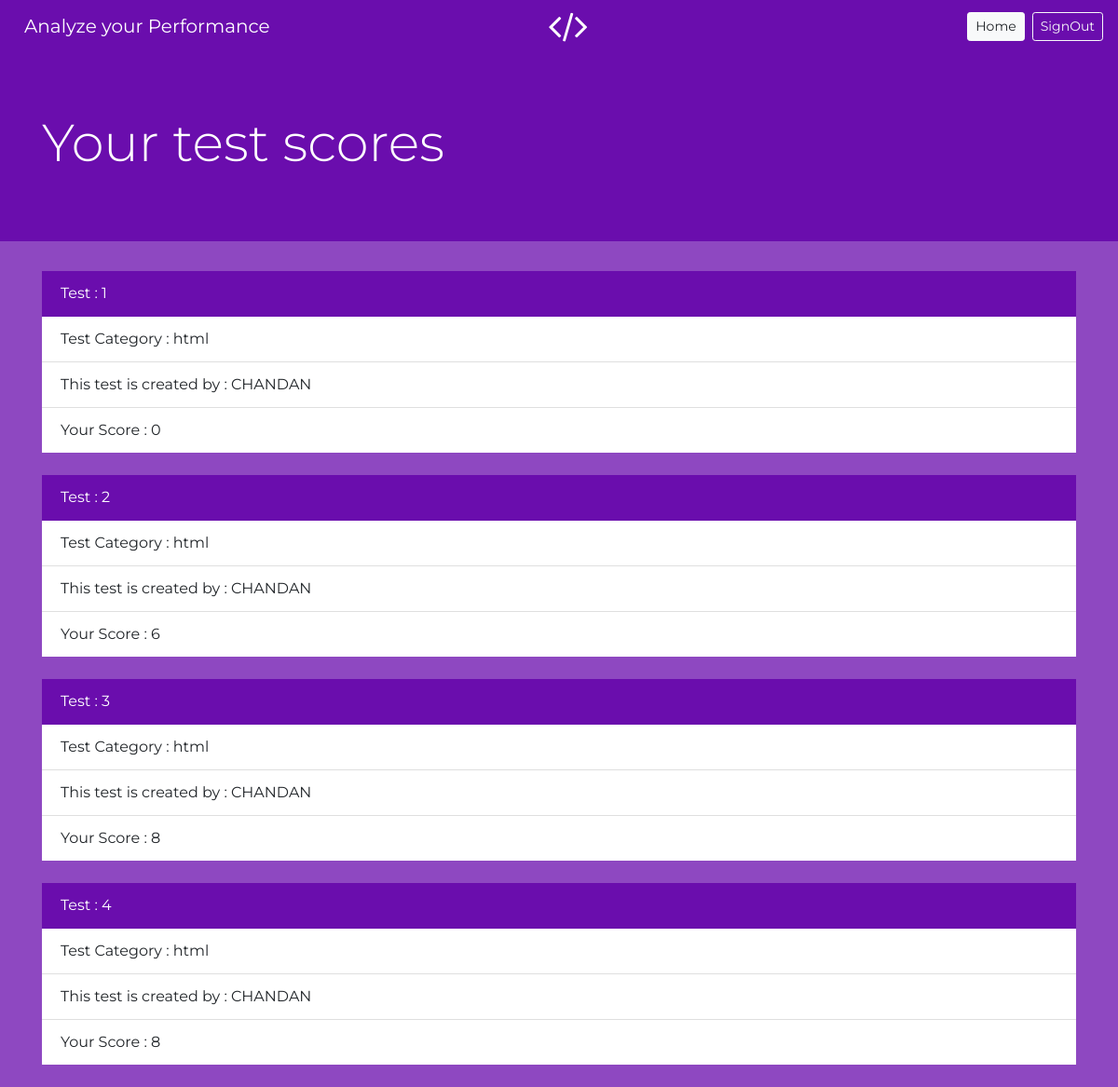
/first_App/myscores/chandan0/, run on the app's committed database.
### first_App/models.py (models this page shows, shortened)
class Test(models.Model):
    category = models.CharField(max_length = 264,default = 'category')
    teacher_name = models.CharField(max_length = 264,default = 'teacher_name')
    questiona = models.CharField(max_length = 264,default = 'question')
    optiona1 = models.CharField(max_length = 264,default = 'opt1')
    optiona2 = models.CharField(max_length = 264,default = 'opt2')
    optiona3 = models.CharField(max_length = 264,default = 'opt3')
    optiona4 = models.CharField(max_length = 264,default = 'opt4')
    option_a_correct = models.CharField(max_length = 264,default = 'opt_correct')
    questionb = models.CharField(max_length = 264,default = 'question')
    optionb1 = models.CharField(max_length = 264,default = 'opt1')
    optionb2 = models.CharField(max_length = 264,default = 'opt2')
    optionb3 = models.CharField(max_length = 264,default = 'opt3')
    optionb4 = models.CharField(max_length = 264,default = 'opt4')
    option_b_correct = models.CharField(max_length = 264,default = 'opt_correct')
    questionc = models.CharField(max_length = 264,default = 'question')
    optionc1 = models.CharField(max_length = 264,default = 'opt1')
    optionc2 = models.CharField(max_length = 264,default = 'opt2')
    optionc3 = models.CharField(max_length = 264,default = 'opt3')
    optionc4 = models.CharField(max_length = 264,default = 'opt4')
    option_c_correct = models.CharField(max_length = 264,default = 'opt_correct')
    questiond = models.CharField(max_length = 264,default = 'question')
    optiond1 = models.CharField(max_length = 264,default = 'opt1')
    optiond2 = models.CharField(max_length = 264,default = 'opt2')
    optiond3 = models.CharField(max_length = 264,default = 'opt3')
    optiond4 = models.CharField(max_length = 264,default = 'opt4')
    option_d_correct = models.CharField(max_length = 264,default = 'opt_correct')
    questione = models.CharField(max_length = 264,default = 'question')
    optione1 = models.CharField(max_length = 264,default = 'opt1')
    optione2 = models.CharField(max_length = 264,default = 'opt2')
    optione3 = models.CharField(max_length = 264,default = 'opt3')
    optione4 = models.CharField(max_length = 264,default = 'opt4')
    option_e_correct = models.CharField(max_length = 264,default = 'opt_correct')
    appeared_by = models.TextField(blank = True)
    scores = models.TextField(blank = True)

### first_App/views.py (the view)
# urls.py: path('myscores/<str:username>/', views.myscores, name = 'myscores'),
def myscores(request,username):
    context = {}
    result = Scores.objects.filter(username = username)
    for r in result:
        print(r.test_pk)
        print(r.username)
        print(r.score)
    data = [{'category': Test.objects.get(pk = r.test_pk).category,
           'teacher_name' : Test.objects.get(pk = r.test_pk).teacher_name,
           'score' : r.score} for r in result]
    context.update({'data' : data})
    return render(request,'first_App/myscores.html',context)

### templates/first_App/myscores.html (shortened to what this page needs)
<!DOCTYPE html>
<html lang="en" dir="ltr">
<head>
    <link rel="stylesheet" href="https://cdnjs.cloudflare.com/ajax/libs/font-awesome/4.7.0/css/font-awesome.min.css">
    <link rel="stylesheet" href="https://stackpath.bootstrapcdn.com/bootstrap/4.5.2/css/bootstrap.min.css">
</head>
<body>
      <nav class="navbar navbar-expand-lg navbar-dark sticky-top " style="background-color: rgb(106, 13, 173, 1);">
      <a href="#" class="fa fa-code"></a>
      <a class="navbar-brand" href="#">Analyze your Performance</a>
  <div class="collapse navbar-collapse" id="navbarSupportedContent">
    <ul class="navbar-nav ml-auto">
      <a href="{% url 'stud_home' %}" class="btn btn-light ml-2 btn-sm " type="submit">Home</a>
      <a href="{% url 'logout' %}" class="btn btn-outline-light ml-2 btn-sm" type="submit">SignOut</a>
    </ul>
        </div>
        </nav>
    <div class="sticky-top">
    <div class="jumbotron jumbotron-fluid">
    <div class="container">
      <h1 class="display-4">Your test scores</h1>
      </div>
        </div>
        </div>
        <div class="container">
          {% for d in data %}
          <ul class="list-group list-group-flush">
            <li class="list-group-item active">Test : {{ forloop.counter }}</li>
            <li class="list-group-item ">
              Test Category : {{ d.category }}
            </li>
            <li class="list-group-item ">
              This test is created by : {{ d.teacher_name }}
            </li>
            <li class="list-group-item ">
              Your Score : {{ d.score }}
            </li>
          </ul>
          <br>
          {% endfor %}
        </div>
</body>
</html>

### templates/first_App/myscores.html (style rules this page uses)
html, body { padding:0; margin:0; font-family: 'Montserrat' ; width: 100%; height: 100%; overflow-x: hidden; background-color: rgb(106, 13, 173, 0.5); }
.fa { font-size: 40px; position: relative; left: 49%; width: 10px; text-align: center; border-radius: 50%; text-decoration: none; }
.fa-code { color: #fff; }
.jumbotron-fluid { position: sticky; color: #fff !important; background: rgb(106, 13, 173, 1) !important; }
.active { background: rgb(106, 13, 173, 1) !important; border-color: rgb(106, 13, 173, 1) !important; }

### data on the page
Test: category "html", teacher_name "CHANDAN"
Test: category "html", teacher_name "CHANDAN"
Test: category "html", teacher_name "CHANDAN"
Test: category "html", teacher_name "CHANDAN"

### other printed values
{{ d.score }} "0" "6" "8" "8"
